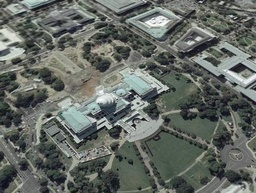
#> input picture PS3/Price_Leon_Carter_PS3_py/wdc1.jpg, 256 x 193 px, shrunk from 400 x 302 before the run, found by its file name
$ python crop_images_with_feature_matching.py
#> lines starting #> are read from the running program, lines starting #| are printed output that depends on the picture; after the words box and inside, x2 and y2 are one past the last pixel; in counts of white or black regions, pixels touching at a corner belong together
### PS3/Price_Leon_Carter_PS3_py/additional_code/computeH.py
# -*- coding: utf-8 -*-
"""
Created on Thu Oct 17 12:03:47 2019

@author: Carter
"""

import numpy as np

def computeH(t1,t2):

    t1 = t1.T
    t2 = t2.T

# [9 lines of commented-out code are left out]

    length = len(t1)*2

    L = np.zeros((length,9))

    i = 0
    j = 0
    for point in t1:
       L[j,0] = t1[i,0]
       L[j,1] = t1[i,1]
       L[j,2] = 1
       L[j,6] = -t2[i,0]*t1[i,0]
       L[j,7] = -t2[i,0]*t1[i,1]
       L[j,8] = -t2[i,0]

       L[j+1,3] = t1[i,0]
       L[j+1,4] = t1[i,1]
       L[j+1,5] = 1
       L[j+1,6] = -t2[i,1]*t1[i,0]
       L[j+1,7] = -t2[i,1]*t1[i,1]
       L[j+1,8] = -t2[i,1]

       i = i+1
       j = j+2

#    print(L)
    LT = np.transpose(L)
    result = np.dot(LT,L)
    eigen = np.linalg.eig(result)

#    smallest_eigen_val = min(eigen[0])
    smallest_eigen_val_index = np.where(eigen[0] == min(eigen[0]))

    eigen_vector = eigen[1][:,smallest_eigen_val_index]

    h = eigen_vector.reshape((3,3))
    return h

### PS3/Price_Leon_Carter_PS3_py/additional_code/warpImage.py
# -*- coding: utf-8 -*-
"""
Created on Wed Oct 16 16:49:11 2019

@author: Carter
"""

import numpy as np
import cv2
import math


def bilinear_interp(x,y,image):
    r_x = math.floor(x)
    r_y = math.floor(y)
    a = x - r_x
    b = y - r_y
    result = []
    for i in range(0,3):
        result.append((1-a)*(1-b)*image[r_x,r_y,i] + a*(1-b)*image[r_x +1,r_y,i] + a*b*image[r_x+1,r_y+1,i] + (1-a)*b*image[r_x,r_y+1,i])
    return result

def warpImage(inputIm, refIm,H):
#    debug = False

    #initial conversion to get the correct size to iterate over
    max_x = 0
    min_x = 0
    max_y = 0
    min_y = 0
    bounding_points = [[0,0],[inputIm.shape[0],0],[0,inputIm.shape[1]],[inputIm.shape[0],inputIm.shape[1]]]
    for point in bounding_points:
        point = np.array([[point[0]/inputIm.shape[0]*2],[point[1]/inputIm.shape[1]*2],[1]])
        start_point = np.dot(H,point)
        x = (start_point[0]/start_point[2])/2*refIm.shape[0]
        y = (start_point[1]/start_point[2])/2*refIm.shape[1]
        if x > max_x:
            max_x = int(x)
        if y > max_y:
            max_y = int(y)
        if x < min_x:
            min_x = int(x)
        if y < min_y:
            min_y = int(y)

#    print("maxes", max_x, max_y)
#    print("mins", min_x, min_y)

    #initialize the output matrix
    output = np.zeros((max_x-min_x,max_y-min_y,3))
    H_inv = np.linalg.inv(H)
# [5 lines of commented-out code are left out]
    for i in range(min_x,max_x):
        for j in range(min_y,max_y):
#            print(i,j)
            point = np.array([[i/refIm.shape[0]*2],[j/refIm.shape[1]*2],[1]])
            inv_point = np.dot(H_inv,point)
            x = (inv_point[0]/inv_point[2])/2*inputIm.shape[0]
            y = (inv_point[1]/inv_point[2])/2*inputIm.shape[1]
#            print(x,y)
            if x > 0 and y > 0 and x < inputIm.shape[0]-1 and y < inputIm.shape[1]-1:
                resulting_vals = bilinear_interp(x,y,inputIm)
    #                    resulting_vals = inputIm[x,y,:]
                m = i + abs(min_x)
                n = j + abs(min_y)
    #                print(i,j)
                output[m,n,0] = resulting_vals[0]
                output[m,n,1] = resulting_vals[1]
                output[m,n,2] = resulting_vals[2]
            else:
#                print(x,y)
                pass


    output = np.asarray(output,dtype = 'uint8')
    cv2.imshow("output", output)
    cv2.waitKey()

    large = np.zeros((max(refIm.shape[0],output.shape[0]),max(refIm.shape[1],output.shape[1]),3))
    mod_ref = cv2.copyMakeBorder(refIm,abs(min_x),large.shape[0]-refIm.shape[0],abs(min_y),large.shape[1]-refIm.shape[1],cv2.BORDER_CONSTANT)
    toggle = 0
    for i in range(large.shape[0]):
        for j in range(large.shape[1]):
            a = sum(mod_ref[i,j,:])
            b = sum(output[i,j,:])
            if b == 0:
                large[i,j,:] = mod_ref[i,j,:]
            elif a == 0:
                large[i,j,:] = output[i,j,:]
            else:
                if toggle == 0:
                    large[i,j,:] = output[i,j,:]
                else:
                    large[i,j,:] = mod_ref[i,j,:]
                toggle = not(toggle)

    large = np.asarray(large,dtype='uint8')
    cv2.imshow("merged", large)
    cv2.waitKey()
    cv2.destroyAllWindows()


    return output, large


### PS3/Price_Leon_Carter_PS3_py/additional_code/crop_images_with_feature_matching.py
# -*- coding: utf-8 -*-
"""
Created on Thu Oct 17 16:32:31 2019

@author: Carter
"""

import cv2
import numpy as np
from computeH import computeH

#test on Crop images using the given points

#load the numpy arrays
image1 = cv2.imread('wdc1.jpg')
#> image1 is the input picture: shape (193, 256, 3); mean B, G, R 99.9, 105.3, 99.9
image2 = cv2.imread('wdc2.jpg')
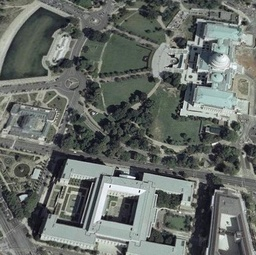
#> input picture PS3/Price_Leon_Carter_PS3_py/wdc2.jpg, 256 x 255 px, shrunk from 400 x 399 before the run, found by its file name
#> image2 is the input picture: shape (255, 256, 3); mean B, G, R 104.2, 108.7, 103.2

orb = cv2.ORB_create()

kp1, des1 = orb.detectAndCompute(image1,None)
#> kp1 = 423 keypoints; strongest (x, y, size): (104, 126, 31), (134, 126, 31), (132, 125, 31), (99, 124, 31)
kp2, des2 = orb.detectAndCompute(image2,None)
#> kp2 = 453 keypoints; strongest (x, y, size): (102, 218, 31), (102, 216, 37.2), (133, 177, 31), (136, 179, 31)

# create BFMatcher object
bf = cv2.BFMatcher(cv2.NORM_HAMMING, crossCheck=True)

# Match descriptors.
matches = bf.match(des1,des2)
#> matches = 159 matches

# Sort them in the order of their distance.
matches = sorted(matches, key = lambda x:x.distance)

# Draw first 10 matches.
img3 = cv2.drawMatches(image1,kp1,image2,kp2,matches[:10],None, flags=2)
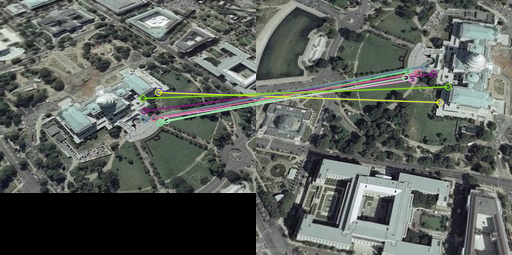
#> img3: shape (255, 512, 3); mean B, G, R 90.8, 96, 91.1

cv2.imshow("matches", img3)
cv2.waitKey()
cv2.destroyAllWindows()

cv2.imwrite("ORB_wdc_matches.jpg",img3)
j = 0
good = []
for m in matches:
        good.append(m)
        j = j +1
        if j >10:
            break
#> this loop made 11 passes
#> after the loop, good = 11 matches; j = 11

src_pts = np.float32([ kp1[m.queryIdx].pt for m in good ])
#> src_pts = [[162, 117], [144, 119], [144, 110.4], [158.4, 91.2], [159.7, 122.3], [153.8, 117.5], [158, 92], [142.6, 118.1], [165.9, 120.3], [142.6, 97.92], [161.3, 121]]
dst_pts = np.float32([ kp2[m.trainIdx].pt for m in good ])
#> dst_pts = [[156, 79.2], [168, 66], [177.1, 73.44], [184.3, 102.2], [151.4, 70.5], [161.7, 72.58], [183.6, 102], [169.9, 64.8], [149.3, 77.14], [191.8, 86.4], [155.5, 72.58]]


cc1 = src_pts
#> cc1 has the same summary as src_pts
cc1 = np.asarray(cc1)
cc1 = cc1.reshape((11,2))

cc2 = np.asarray(dst_pts)
#> cc2 has the same summary as dst_pts
cc2 = cc2.reshape((11,2))

cc1_copy = np.copy(cc1)
#> cc1_copy has the same summary as src_pts
cc2_copy = np.copy(cc2)
#> cc2_copy has the same summary as dst_pts

#cc1_rev = cc1
#cc2_rev = cc2
cc1_rev = np.empty(cc1.shape)
for i in range(len(cc1)):
    cc1_rev[i,0] = cc1[i,1]
    cc1_rev[i,1] = cc1[i,0]
#> after the loop, cc1_rev = [[117, 162], [119, 144], [110.4, 144], [91.2, 158.4], [122.3, 159.7], [117.5, 153.8], [92, 158], [118.1, 142.6], [120.3, 165.9], [97.92, 142.6], [121, 161.3]]

cc2_rev = np.empty(cc2.shape)
for i in range(len(cc2)):
    cc2_rev[i,0] = cc2[i,1]
    cc2_rev[i,1] = cc2[i,0]
#> after the loop, cc2_rev = [[79.2, 156], [66, 168], [73.44, 177.1], [102.2, 184.3], [70.5, 151.4], [72.58, 161.7], [102, 183.6], [64.8, 169.9], [77.14, 149.3], [86.4, 191.8], [72.58, 155.5]]

#view the given points in the images
for i in range(len(cc1)):
    cv2.circle(image1,(int(cc1[i,0]),int(cc1[i,1])),4,(255,0,0),-1)
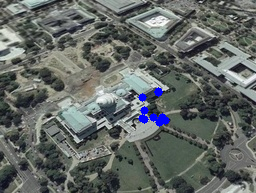
#> image1: shape (193, 256, 3); 0.79% of pixels changed, all inside (x1, y1, x2, y2) = (138, 87, 170, 127)
for i in range(len(cc2)):
    cv2.circle(image2,(int(cc2[i,0]),int(cc2[i,1])),4,(255,0,0),-1)
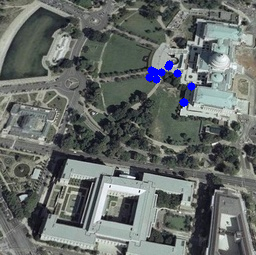
#> image2: shape (255, 256, 3); 0.67% of pixels changed, all inside (x1, y1, x2, y2) = (145, 60, 196, 107)

cv2.imshow("crop 1", image1)
cv2.waitKey()
cv2.imshow("crop 2", image2)
cv2.waitKey()
cv2.destroyAllWindows()

def scale_down(lis,image):
    for i in range(len(lis)):
        lis[i,0] = lis[i,0]/image.shape[0]*2
        lis[i,1] = lis[i,1]/image.shape[1]*2
#> after the loop, lis = [[1.21, 1.27], [1.23, 1.12], [1.14, 1.12], [0.945, 1.24], [1.27, 1.25], [1.22, 1.2], [0.953, 1.23], [1.22, 1.11], [1.25, 1.3], [1.01, 1.11], [1.25, 1.26]]
    return lis

def scale_up(items, image):
    for i in range(len(items)):
        items[i,0] = items[i,0]/2*image.shape[0]
        items[i,1] = items[i,1]/2*image.shape[1]
    return items

cc1_down = scale_down(cc1_rev,image1)
#> cc1_down has the same summary as lis in scale_down
cc2_down = scale_down(cc2_rev,image2)
#> the loop in scale_down (call 2), `for i in range(len(lis)):` made 11 passes
#> cc2_down = [[0.621, 1.22], [0.518, 1.31], [0.576, 1.38], [0.802, 1.44], [0.553, 1.18], [0.569, 1.26], [0.8, 1.43], [0.508, 1.33], [0.605, 1.17], [0.678, 1.5], [0.569, 1.22]]
cc1_down_t  = cc1_down.T
cc2_down_t = cc2_down.T
h_2 = computeH(cc1_down_t,cc2_down_t)
#> in computeH, `t1 = t1.T`: t1 has the same summary as lis in scale_down
#> in computeH, `t2 = t2.T`: t2 has the same summary as cc2_down outside computeH
#> in computeH, `length = len(t1)*2`: length = 22
#> the loop in computeH, `for point in t1:` made 11 passes
#> (point, j) on passes 1 to 11: ([1.21, 1.27], 2), ([1.23, 1.12], 4), ([1.14, 1.12], 6), ([0.945, 1.24], 8), ([1.27, 1.25], 10), ([1.22, 1.2], 12), ([0.953, 1.23], 14), ([1.22, 1.11], 16), ([1.25, 1.3], 18), ([1.01, 1.11], 20), ([1.25, 1.26], 22)
#> after the loop in computeH, `for point in t1:`: i = 11; j = 22
#> in computeH, `smallest_eigen_val_index = np.where(eigen[0] == min(eigen[0]))`: smallest_eigen_val_index = ([6],)
#> in computeH, `eigen_vector = eigen[1][:,smallest_eigen_val_index]`: eigen_vector = [0.179, -0.00323, -0.277, 0.254, 0.252, -0.753, 0.121, 0.124, -0.407]
#> in computeH, `h = eigen_vector.reshape((3,3))`: h = [[0.179, -0.00323, -0.277], [0.254, 0.252, -0.753], [0.121, 0.124, -0.407]]
#> h_2 has the same summary as h in computeH
#==========================================================================================================
##verify that the homography is correct
##using the h from computeH2
new_point_list = []
for i in range(len(cc1)):
    point = np.array([[cc1_down[i,0]],[cc1_down[i,1]],[1]])
    new_point = np.dot(h_2,point)
    new_point_list.append(new_point)
#> this loop made 11 passes
#> (point, new_point) on passes 1 to 11: ([1.21, 1.27, 1], [-0.0643, -0.127, -0.104]), ([1.23, 1.12, 1], [-0.0602, -0.157, -0.119]), ([1.14, 1.12, 1], [-0.0761, -0.18, -0.129]), ([0.945, 1.24, 1], [-0.112, -0.202, -0.139]), ([1.27, 1.25, 1], [-0.0544, -0.117, -0.0993]), ([1.22, 1.2, 1], [-0.0632, -0.142, -0.111]), ([0.953, 1.23, 1], [-0.11, -0.201, -0.139]), ([1.22, 1.11, 1], [-0.0618, -0.162, -0.121]), ([1.25, 1.3, 1], [-0.0584, -0.111, -0.0958]), ([1.01, 1.11, 1], [-0.0991, -0.215, -0.146]), ([1.25, 1.26, 1], [-0.057, -0.118, -0.0995])
#> after the loop, new_point_list = 11 items, first 6: [-0.0643, -0.127, -0.104], [-0.0602, -0.157, -0.119], [-0.0761, -0.18, -0.129], [-0.112, -0.202, -0.139], [-0.0544, -0.117, -0.0993], [-0.0632, -0.142, -0.111]

#convert from h result to x,y and return to correct scale
resulting_points = []
for point in new_point_list:
    x = point[0]/point[2]
    y = point[1]/point[2]
    x = x/2*image2.shape[0]
    y = y/2*image2.shape[1]
    resulting_points.append((x,y))
#> this loop made 11 passes
#> (point, x, y) on passes 1 to 11: ([-0.0643, -0.127, -0.104], [79.07], [156.7]), ([-0.0602, -0.157, -0.119], [64.61], [169.4]), ([-0.0761, -0.18, -0.129], [74.93], [177.7]), ([-0.112, -0.202, -0.139], [102.4], [185.4]), ([-0.0544, -0.117, -0.0993], [69.8], [151.5]), ([-0.0632, -0.142, -0.111], [72.53], [163.4]), ([-0.11, -0.201, -0.139], [101.5], [185]), ([-0.0618, -0.162, -0.121], [65.01], [171.4]), ([-0.0584, -0.111, -0.0958], [77.64], [147.9]), ([-0.0991, -0.215, -0.146], [86.33], [188.3]), ([-0.057, -0.118, -0.0995], [73.03], [151.8])
#> after the loop, resulting_points = [([79.07], [156.7]), ([64.61], [169.4]), ([74.93], [177.7]), ([102.4], [185.4]), ([69.8], [151.5]), ([72.53], [163.4]), ([101.5], [185]), ([65.01], [171.4]), ([77.64], [147.9]), ([86.33], [188.3]), ([73.03], [151.8])]

#display the points
crops = image2.copy()
for i in range(len(cc2)):
    cv2.circle(crops,(int(cc2_copy[i,0]),int(cc2_copy[i,1])),10,(255,0,0),2)
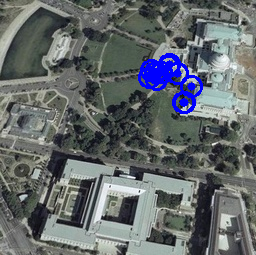
#> crops: shape (255, 256, 3); 1.79% of pixels changed, all inside (x1, y1, x2, y2) = (138, 53, 203, 114)

for point in resulting_points:
    cv2.circle(crops,(int(point[1][0]),int(point[0][0])),3,(0,0,255),-1)
#> this loop made 11 passes
#> point on passes 1 to 11: ([79.07], [156.7]), ([64.61], [169.4]), ([74.93], [177.7]), ([102.4], [185.4]), ([69.8], [151.5]), ([72.53], [163.4]), ([101.5], [185]), ([65.01], [171.4]), ([77.64], [147.9]), ([86.33], [188.3]), ([73.03], [151.8])
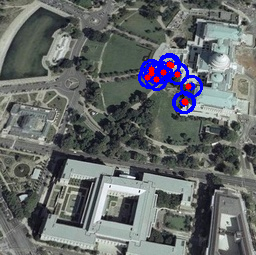
#> crops: shape (255, 256, 3); 0.42% of pixels changed, all inside (x1, y1, x2, y2) = (144, 61, 192, 106)

cv2.imshow("crop 2", crops)
cv2.waitKey()
cv2.destroyAllWindows()

cv2.imwrite("ORB_wdc_verify.jpg",crops)
#================================================================================================================
#test warp image
#test the warp image function
from warpImage import warpImage

image1 = cv2.imread('wdc1.jpg')
image2 = cv2.imread('wdc2.jpg')
result,large = warpImage(image1,image2,h_2)
#> the loop in warpImage, `for point in bounding_points:` made 4 passes
#> (start_point, x, y, max_x, max_y) on pass 1: ([-0.277, -0.753, -0.407], [86.64], [236.7], 86, 236)
#> (start_point, x, y, min_x) on pass 2: ([0.0805, -0.245, -0.166], [-61.71], [188.9], -61)
#> after the loop in warpImage, `for point in bounding_points:`: max_x = 228; max_y = 399; min_x = -61; min_y = 0
#> in warpImage, `H_inv = np.linalg.inv(H)`: H_inv = [[4.46, 18.29, -36.85], [-6.47, 20.14, -32.86], [-0.657, 11.57, -23.4]]
#> the loop in warpImage, `for i in range(min_x,max_x):` made 289 passes
#> after the loop in warpImage, `for i in range(large.shape[0]):`:
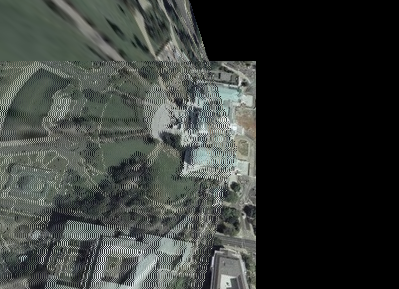
#> large: shape (289, 399, 3) float64; mean B, G, R 57, 60.5, 56.5

cv2.imwrite("wdc_result_ORB_Features.jpg", result)
cv2.imwrite("wdc_merged_ORB_features.jpg", large)
